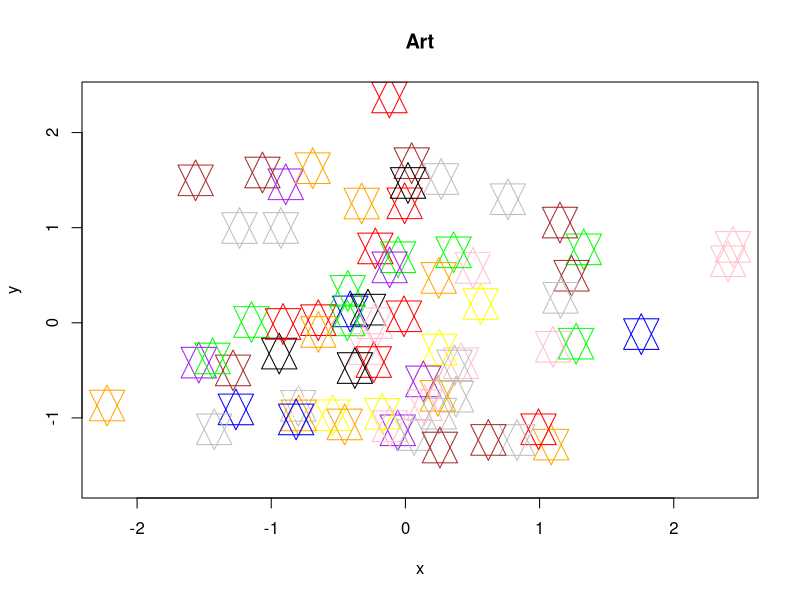

Source code (R):
#Q3.2R.2 

make_art <- function(seed = 0){
  set.seed(seed)
  colors <- c("gray", "red","black", "green","white", "blue", "orange", "purple", "yellow", "pink", "brown")
  n_points <- 80
  
  x <- rnorm(n_points)
  y <- rnorm(n_points)
  col <- sample(colors, n_points, replace = TRUE)
  
  plot(x, y, col = col, pch = 11, cex = 3.5, main = "Art", xlab = "x", ylab = "y")
}

make_art()
print("Now you have an art function!")